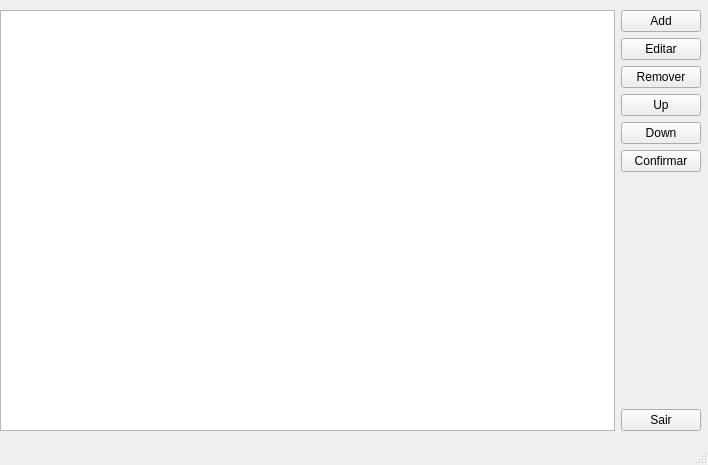
<?xml version="1.0" encoding="UTF-8"?>
<ui version="4.0">
 <class>MainWindow</class>
 <widget class="QMainWindow" name="MainWindow">
  <property name="geometry">
   <rect>
    <x>0</x>
    <y>0</y>
    <width>708</width>
    <height>465</height>
   </rect>
  </property>
  <property name="windowTitle">
   <string>MainWindow</string>
  </property>
  <widget class="QWidget" name="centralwidget">
   <widget class="QWidget" name="">
    <property name="geometry">
     <rect>
      <x>0</x>
      <y>10</y>
      <width>701</width>
      <height>421</height>
     </rect>
    </property>
    <layout class="QHBoxLayout" name="horizontalLayout_2">
     <item>
      <widget class="QListWidget" name="listWidget"/>
     </item>
     <item>
      <layout class="QHBoxLayout" name="horizontalLayout">
       <item>
        <layout class="QVBoxLayout" name="verticalLayout">
         <item>
          <widget class="QPushButton" name="pushButton_add">
           <property name="cursor">
            <cursorShape>PointingHandCursor</cursorShape>
           </property>
           <property name="text">
            <string>Add</string>
           </property>
          </widget>
         </item>
         <item>
          <widget class="QPushButton" name="pushButton_edit">
           <property name="cursor">
            <cursorShape>PointingHandCursor</cursorShape>
           </property>
           <property name="text">
            <string>Editar</string>
           </property>
          </widget>
         </item>
         <item>
          <widget class="QPushButton" name="pushButton_remover">
           <property name="cursor">
            <cursorShape>PointingHandCursor</cursorShape>
           </property>
           <property name="text">
            <string>Remover</string>
           </property>
          </widget>
         </item>
         <item>
          <widget class="QPushButton" name="pushButton_up">
           <property name="cursor">
            <cursorShape>PointingHandCursor</cursorShape>
           </property>
           <property name="text">
            <string>Up</string>
           </property>
          </widget>
         </item>
         <item>
          <widget class="QPushButton" name="pushButton_down">
           <property name="cursor">
            <cursorShape>PointingHandCursor</cursorShape>
           </property>
           <property name="text">
            <string>Down</string>
           </property>
          </widget>
         </item>
         <item>
          <widget class="QPushButton" name="pushButton_confirmar">
           <property name="cursor">
            <cursorShape>PointingHandCursor</cursorShape>
           </property>
           <property name="text">
            <string>Confirmar</string>
           </property>
          </widget>
         </item>
         <item>
          <spacer name="verticalSpacer">
           <property name="orientation">
            <enum>Qt::Vertical</enum>
           </property>
           <property name="sizeHint" stdset="0">
            <size>
             <width>20</width>
             <height>40</height>
            </size>
           </property>
          </spacer>
         </item>
         <item>
          <widget class="QPushButton" name="pushButton_sair">
           <property name="cursor">
            <cursorShape>PointingHandCursor</cursorShape>
           </property>
           <property name="text">
            <string>Sair</string>
           </property>
          </widget>
         </item>
        </layout>
       </item>
      </layout>
     </item>
    </layout>
   </widget>
  </widget>
  <widget class="QStatusBar" name="statusbar"/>
 </widget>
 <resources/>
 <connections/>
</ui>
